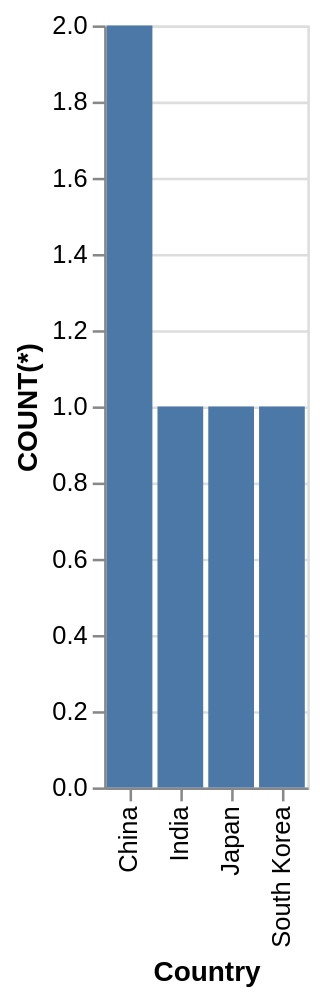

The specification (Vega-Lite) saved for this image:
### Vega-Lite specification from a JSON file in a GitHub repository (floating-point values rounded to 4 significant figures)
{"data": {"values": [{"x_data": "China", "y_data": 2}, {"x_data": "India", "y_data": 1}, {"x_data": "Japan", "y_data": 1}, {"x_data": "South Korea", "y_data": 1}]}, "mark": "bar", "encoding": {"x": {"field": "x_data", "type": "nominal", "title": "Country", "sort": "ascending"}, "y": {"field": "y_data", "type": "quantitative", "title": "COUNT(*)"}}}
